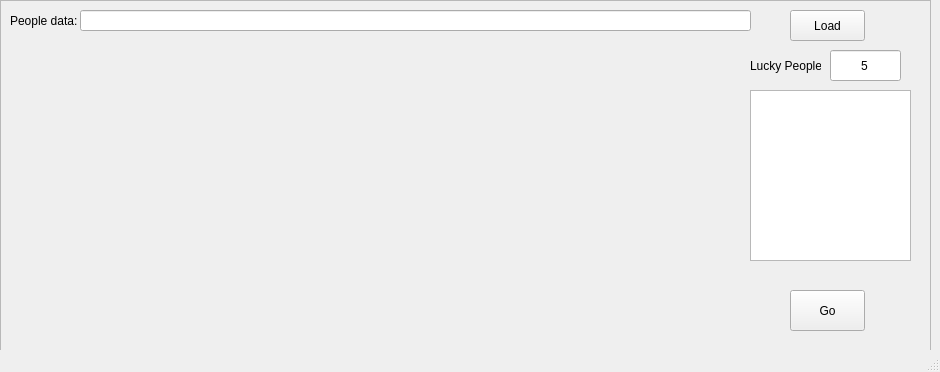
<?xml version="1.0" encoding="UTF-8"?>
<ui version="4.0">
 <class>MainWindow</class>
 <widget class="QMainWindow" name="MainWindow">
  <property name="geometry">
   <rect>
    <x>0</x>
    <y>0</y>
    <width>940</width>
    <height>372</height>
   </rect>
  </property>
  <property name="windowTitle">
   <string>MainWindow</string>
  </property>
  <widget class="QWidget" name="centralwidget">
   <widget class="QFrame" name="frame">
    <property name="geometry">
     <rect>
      <x>0</x>
      <y>0</y>
      <width>931</width>
      <height>351</height>
     </rect>
    </property>
    <property name="frameShape">
     <enum>QFrame::StyledPanel</enum>
    </property>
    <property name="frameShadow">
     <enum>QFrame::Raised</enum>
    </property>
    <widget class="QLabel" name="label_showPeople">
     <property name="geometry">
      <rect>
       <x>30</x>
       <y>40</y>
       <width>700</width>
       <height>297</height>
      </rect>
     </property>
     <property name="autoFillBackground">
      <bool>false</bool>
     </property>
     <property name="text">
      <string/>
     </property>
    </widget>
    <widget class="QTextEdit" name="textEdit_luckyPeopleBoard">
     <property name="geometry">
      <rect>
       <x>750</x>
       <y>90</y>
       <width>161</width>
       <height>171</height>
      </rect>
     </property>
    </widget>
    <widget class="QPushButton" name="pushButton_load">
     <property name="geometry">
      <rect>
       <x>790</x>
       <y>10</y>
       <width>75</width>
       <height>31</height>
      </rect>
     </property>
     <property name="text">
      <string>Load</string>
     </property>
    </widget>
    <widget class="QLineEdit" name="lineEdit_luckyPeople">
     <property name="geometry">
      <rect>
       <x>830</x>
       <y>50</y>
       <width>71</width>
       <height>31</height>
      </rect>
     </property>
     <property name="text">
      <string>5</string>
     </property>
     <property name="alignment">
      <set>Qt::AlignCenter</set>
     </property>
    </widget>
    <widget class="QPushButton" name="pushButton_go">
     <property name="geometry">
      <rect>
       <x>790</x>
       <y>290</y>
       <width>75</width>
       <height>41</height>
      </rect>
     </property>
     <property name="text">
      <string>Go</string>
     </property>
     <property name="iconSize">
      <size>
       <width>16</width>
       <height>16</height>
      </size>
     </property>
    </widget>
    <widget class="QLabel" name="label_luckyPeople">
     <property name="geometry">
      <rect>
       <x>750</x>
       <y>50</y>
       <width>71</width>
       <height>31</height>
      </rect>
     </property>
     <property name="text">
      <string>Lucky People:</string>
     </property>
    </widget>
    <widget class="QLineEdit" name="lineEdit_srcXlsx">
     <property name="geometry">
      <rect>
       <x>80</x>
       <y>10</y>
       <width>671</width>
       <height>21</height>
      </rect>
     </property>
    </widget>
    <widget class="QLabel" name="label_peopleData">
     <property name="geometry">
      <rect>
       <x>10</x>
       <y>10</y>
       <width>71</width>
       <height>21</height>
      </rect>
     </property>
     <property name="text">
      <string>People data:</string>
     </property>
    </widget>
   </widget>
  </widget>
  <widget class="QMenuBar" name="menubar">
   <property name="geometry">
    <rect>
     <x>0</x>
     <y>0</y>
     <width>940</width>
     <height>21</height>
    </rect>
   </property>
  </widget>
  <widget class="QStatusBar" name="statusbar"/>
 </widget>
 <resources/>
 <connections/>
</ui>
